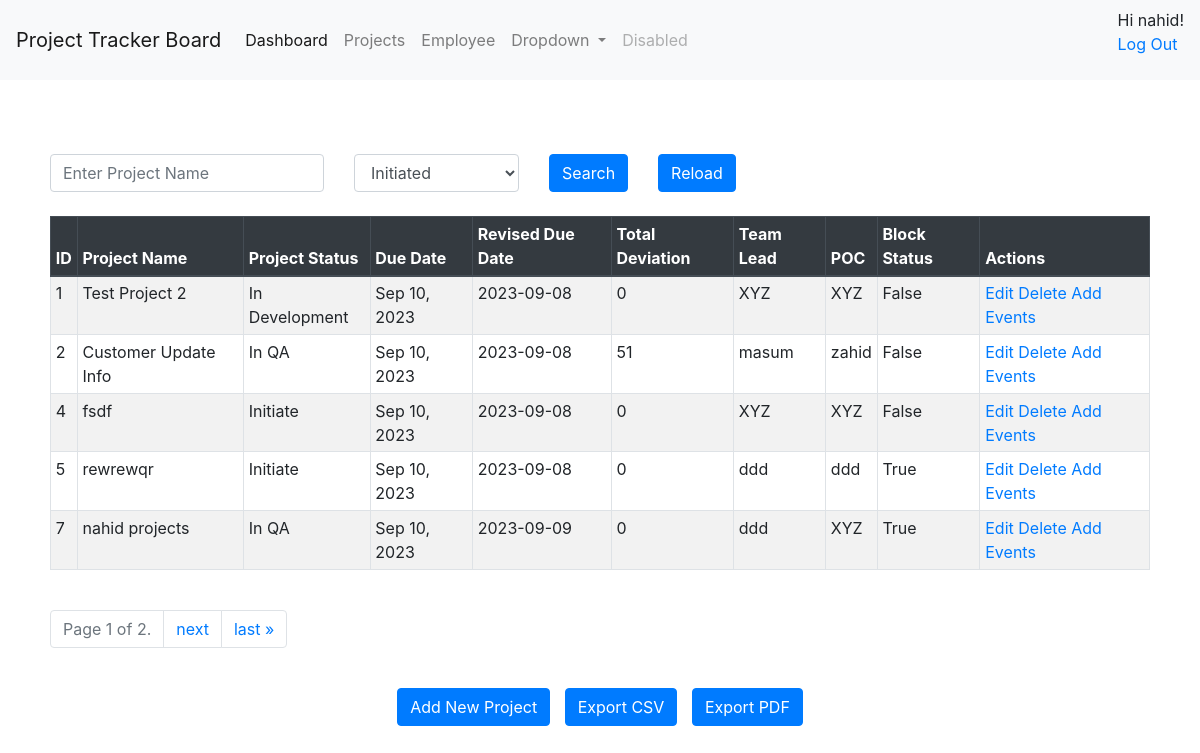
The page /project/show (signed in) on the database as committed earlier.
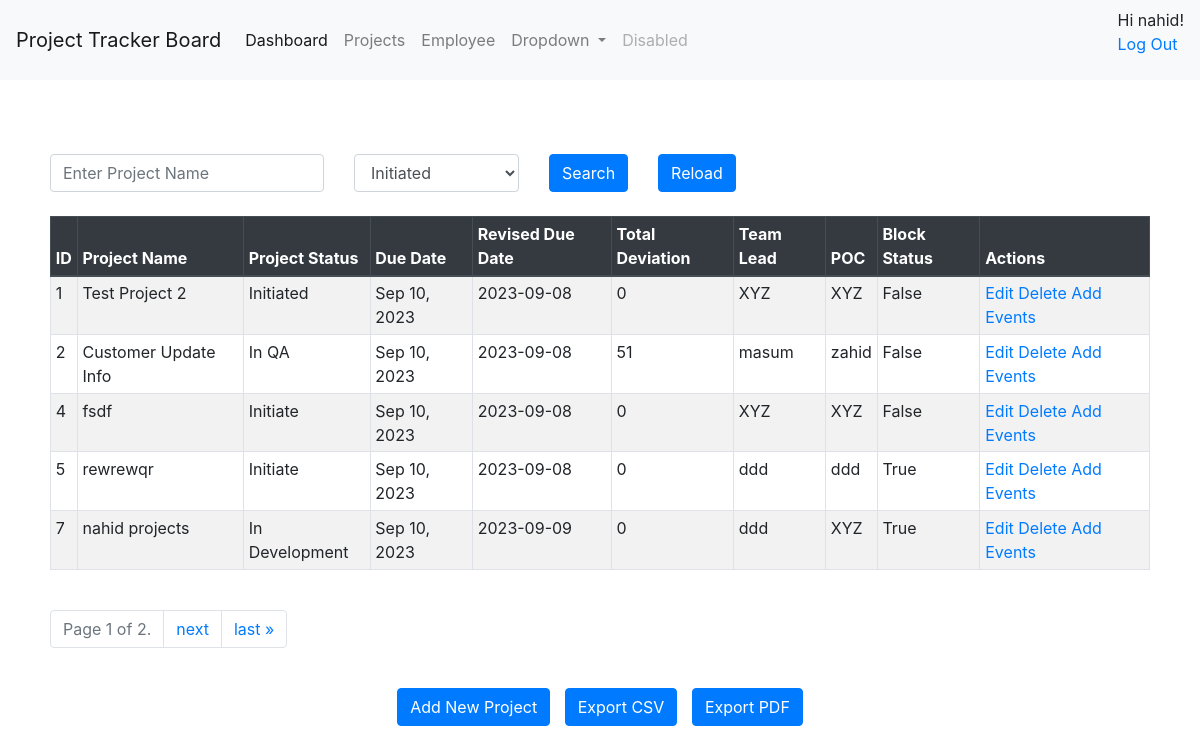
The same page on the database as committed later.
### employee/models.py (models this page shows)
class Project(models.Model):
    PROJECT_STATUS = (
        ('INITIATED', 'Initiated'),
        ('IN_DEV', 'In Development'),
        ('IN_QA', 'In QA')
    )
    project_id = models.AutoField(primary_key=True)
    project_name = models.CharField(max_length=100)
    due_date=models.DateField()
    revised_due_date=models.DateField()
    total_deviation_days=models.IntegerField(default=0)
    team_lead=models.CharField(max_length=50,blank=True)
    project_poc=models.CharField(max_length=50,blank=True)
    notification_sms_recipient=models.CharField(max_length=100, blank=True)
    notification_email_recipient=models.CharField(max_length=100, blank=True)
    block_status=models.BooleanField(default=False)
    inserted_by=models.CharField(max_length=250,default="admin",blank=True)
    insert_date=models.DateTimeField(auto_now_add=True)
    updated_by=models.CharField(max_length=250,default="admin",blank=True)
    update_date=models.DateTimeField(auto_now_add=True)
    remarks=models.CharField(max_length=250,blank=True)
    project_status = models.CharField(max_length=20, choices=PROJECT_STATUS)
    class Meta:
        managed = True
        db_table = "project"

### employee/views_project.py (the view)
# urls.py: path('project/show', views_project.project_lookup, name='project_lookup'),
@login_required
def project_lookup(request):
    projectname_query = request.GET.get('project_name', '')
    projectstatus_query = request.GET.get('project_status', '')
    projects = Project.objects.all()
    if projectname_query:
        projects = Project.objects.filter(project_name__icontains=projectname_query)
    if projectstatus_query:
        projects = Project.objects.filter(project_status__icontains=projectstatus_query)
    logger.warning("-------------> project lookup called")
    paginator = Paginator(projects, 5)  # 10 projects per page
    page_number = request.GET.get('page')
    projects = paginator.get_page(page_number)
    form = ProjectForm()
    return render(request, 'project/show.html', {'projects': projects, 'form':form})

### employee/forms.py (shortened to what this page needs)
class ProjectForm(forms.ModelForm):
    PROJECT_STATUS = (
        ('INITIATED', 'Initiated'),
        ('IN_DEV', 'In Development'),
        ('IN_QA', 'In QA')
    )
    project_status = forms.ChoiceField(choices=PROJECT_STATUS, initial='initiated')
    class Meta:
        model = Project
        fields = "__all__"
        exclude=['inserted_by','updated_by']
        widgets = {
            'due_date': DateInput(),
            'revised_due_date': DateInput() ,
            'remarks': forms.Textarea(attrs={'rows': 3, 'cols': 50}),
        }

### employee/templates/project/show.html (shortened to what this page needs)
{% extends "base.html" %}
{% block content %}
<div >
  <div class="row g-3">
        <form class="form-inline" method="get">
          <div class="col-sm">
            <input type="text" class="form-control" name="project_name" placeholder="Enter Project Name" value="{{ request.GET.project_name }}">
          </div>
          <div class="col-sm">
            <select name="project_status" class="form-control" id="id_project_status">
              {% for choice_key, choice_label in form.project_status.field.choices %}
                  <option value="{{ choice_key }}" {% if choice_key == form.project_status.value %}selected{% endif %}>
                      {{ choice_label }}
                  </option>
              {% endfor %}
           </select>
          </div>
          <div class="col-sm">
          <button type="submit" class="btn btn-primary">Search</button>
        </div>
        </form>
      <div class="col-sm">
        <form class="form-inline" method="get" action="{% url 'project_reload' %}">
          <button type="submit" class="btn btn-primary">Reload</button>
        </form>
      </div>
      <div class="col-sm">
      </div>
  </div>
<table class="table table-striped table-bordered table-sm">
  <thead class="thead-dark">
    <tr>
      <th>ID</th>
      <th>Project Name</th>
      <th>Project Status</th>
      <th>Due Date</th>
      <th>Revised Due Date</th>
      <th>Total Deviation</th>
      <th>Team Lead</th>
      <th>POC</th>
      <th>Block Status</th>
      <th>Actions</th>
    </tr>
  </thead>
  <tbody>
    {% for project in projects %}
    <tr>
      <td>{{ project.project_id }}</td>
      <td>{{ project.project_name }}</td>
      <td>{{ project.get_project_status_display }}</td>
      <td>{{ project.due_date | date:"M d, Y"}}</td>
      <td>{{ project.revised_due_date}}</td>
      <td>{{ project.total_deviation_days }}</td>
      <td>{{ project.team_lead }}</td>
      <td>{{ project.project_poc }}</td>
      <td>{{ project.block_status }}</td>
      <td>
        <a href="/project/edit/{{ project.project_id }}"
          ><span class="glyphicon glyphicon-pencil">Edit</span></a
        >
        <a href="/project/delete/{{ project.project_id }}">Delete</a>
        <a href="/project/add_event/{{ project.project_id }}">Add Events</a>
      </td>
    </tr>
    {% endfor %}
  </tbody>
</table>
<br />
<div class="pagination">
  <ul class="pagination justify-content-center">
    <li class="page-item disabled">
      <span class="page-link">
        Page {{ projects.number }} of {{ projects.paginator.num_pages }}.
      </span>
    </li>
    {% if projects.has_next %}
      <li class="page-item">
        <a class="page-link" href="?page={{ projects.next_page_number }}">next</a>
      </li>
      <li class="page-item">
        <a class="page-link" href="?page={{ projects.paginator.num_pages }}" aria-label="Last">
          <span aria-hidden="true">last &raquo;</span>
        </a>
      </li>
    {% endif %}
  </ul>
</div>
<br />
<div style="text-align: center;">
  <a href="/project/proj" class="btn btn-primary" style="margin-right: 10px;">Add New Project</a>
  <a href="/project/export" class="btn btn-primary" style="margin-right: 10px;">Export CSV</a>
  <a href="/project/exportpdf" class="btn btn-primary">Export PDF</a>
</div>
</div>
{% endblock %}

Rows that differ between the two databases and show on the page:
changed Project "Test Project 2": project_status "In Development" → "Initiated"
changed Project "nahid projects": project_status "In QA" → "In Development"
